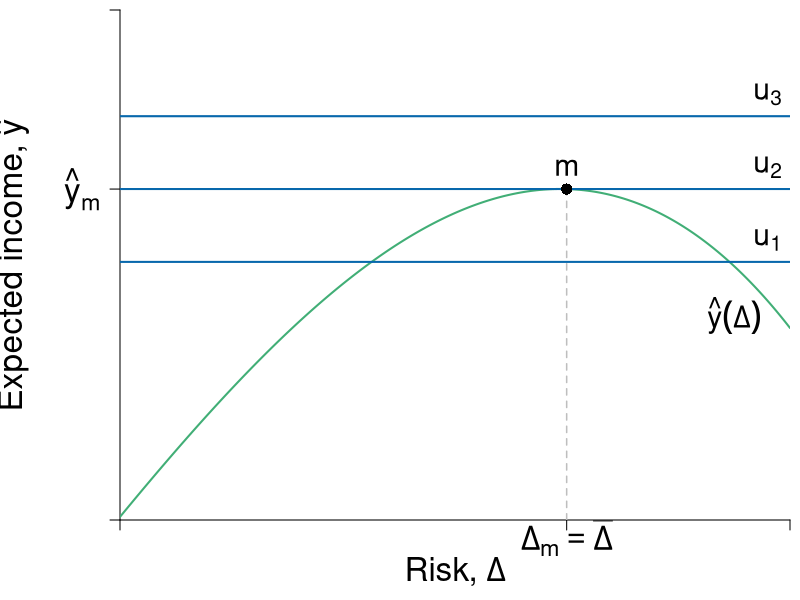

R code for this plot:
#Graph Designer: Simon Halliday & Riley Boeth '17
#Authors: Bowles, Foley and Halliday
#Title: Coordination, Conflict and Competition: A Text in Microeconomics

library(shape)
require(shape)
pdf(file = "capitalism/risks_feasible_neutral.pdf", width = 7, height = 5)


#Set parameters for graphics
axislabelsize <- 2
labelsize <- 1.8
namesize <- 1.8
annotatesize <- 1.5
graphlinewidth <- 2
segmentlinewidth <- 1.5

COL <- c("#7fc97f", "#beaed4", "#fdc086", "#ffff99", "#386cb0", "#f0027f", "#bf5b17", "#666666")
COLA <- c("#e0f3db", "#99d8c9","#66c2a4","#41ae76", "#238b45", "#005824")
COLB <- c("#c6dbef", "#4eb3d3", "#2b8cbe", "#0868ac","#084081")
COLC <- c("#fcfbfd", "#efedf5", "#dadaeb", "#bcbddc", "#9e9ac8", "#807dba", "#6a51a3", "#54278f", "#3f007d")
grays <- gray.colors(25, start = 1, end = 0)
#Edited the margins to cater for the larger LHS labels
par(mar =  c(4, 6, 0.5, 0.5))

#Indifference curves of a risk-averse homo economicus (1st graph out of the two for 4.7)

indiffA1 <- function(x, uA = 5, rmax=  .7, xmax = 15) {
  uA + (1/2)*(rmax/xmax)*(x^2)
}

#rmax*x
#indiffA <- function(x, ua=2) {
#  ua + (1/12)*(x)^2
#}

#Average wealth function 

avgwealth <- function(x){
  (1.08)*((-1/35)*(((-((.9)*x-36))^2))+36.8+((-1/10)*(x-4)+(-1/1000)*((x-3)^3)))
}

#Add limits on axes and levels of utility for each indifference curve
ylims <- c(0, 35)
xlims <- c(0, 30)

npts <- 501 
x <- seq(xlims[1], xlims[2], length.out = npts)
y <- seq(ylims[1], ylims[2], length.out = npts) 

plot(0, 0, xlim = xlims, ylim = ylims, type = "n",
     xlab = expression(paste("")),
     ylab = expression(paste("")), 
     xaxt = "n", 
     yaxt = "n", 
     bty = "n", 
     xaxs="i", 
     yaxs="i"
)

#x and y limits with plain axes without ticks/numbers to match previous graph

ticksx <- c(0, 20, xlims[2])
xlabels <- c(NA, expression(paste(Delta[m] == bar(Delta))), NA)
ticksy <- c(0, avgwealth(20), ylims[2])
ylabels <- c(NA, expression(paste(hat(y)[m])), NA)



axis(1,at = ticksx,  pos = 0, labels = xlabels, cex.axis = axislabelsize)
axis(2,at = ticksy,  pos = 0, labels = ylabels, las = 1, cex.axis = axislabelsize)

npts <- 500 
xx1 <- seq(xlims[1], xlims[2], length.out = npts)
xx2 <- seq(0, xlims[2], length.out = npts)
xx3 <- seq(xlims[1], 0, length.out = npts)
xx4 <- seq(-11, 0, length.out = npts)


# lines(xx1, indiffA1(xx1, uA= 8.3), col = COLB[4], lwd = graphlinewidth)
# lines(xx1, indiffA1(xx1, uA = 16), col = COLB[4], lwd = graphlinewidth)
# lines(xx1, indiffA1(xx1, uA = 23.7), col = COLB[4], lwd = graphlinewidth)
lines(xx1, avgwealth(xx1), col = COLA[4], lwd = graphlinewidth)


#Axis labels and draw linear utility function
mtext(expression(paste("Risk, ", Delta)), side = 1, line = 2.5, cex = axislabelsize)
text(-5, 0.5*ylims[2], expression(paste("Expected income, ", hat(y))), xpd = TRUE, cex = axislabelsize, srt = 90) 


text(29-1.5, avgwealth(29) - 1, expression(paste(hat(y)(Delta))), xpd = TRUE, cex = labelsize)

#Label various points on line

segments(0, avgwealth(x = 20), xlims[2], avgwealth(x = 20), lty = 1, col = COLB[4], lwd = graphlinewidth)
segments(0, avgwealth(x = 20) - 5, xlims[2], avgwealth(x = 20) - 5, lty = 1, col = COLB[4], lwd = graphlinewidth)
segments(0, avgwealth(x = 20) + 5, xlims[2], avgwealth(x = 20) + 5, lty = 1, col = COLB[4], lwd = graphlinewidth)

#points(25, avgwealth(25), pch = 16, col = "black", cex = 1.5)
# 
# text(23.63, avgwealth(23.63)+1.1, expression(paste("c")), cex = labelsize)
# points(23.63, avgwealth(23.63), pch = 16, col = "black", cex = 1.5)
# 
text(20, avgwealth(20) + 1.5, expression(paste(m)), cex = labelsize)
segments(20, 0, 20, avgwealth(20), lty = 2, col = "gray", lwd = segmentlinewidth)
points(20, avgwealth(20), pch = 16, col = "black", cex = 1.5)
# 

#label the three indifference curves
text(29, avgwealth(20) + 6.5, expression(paste(u[3])), xpd = TRUE, cex = labelsize)
text(29, avgwealth(20) + 1.5, expression(paste(u[2])),  xpd = TRUE, cex = labelsize)
text(29, avgwealth(20) - 3.5, expression(paste(u[1])),  xpd = TRUE, cex = labelsize)

#text(17, 38.5, expression(paste("Inequality Averse")), xpd = TRUE, cex = labelsize)
# text(20, 32, expression(paste("Risk-neutral")), xpd = TRUE, cex = labelsize)
# text(20, 30.5, expression(paste("indifference curves")), xpd = TRUE, cex = labelsize)



dev.off()
